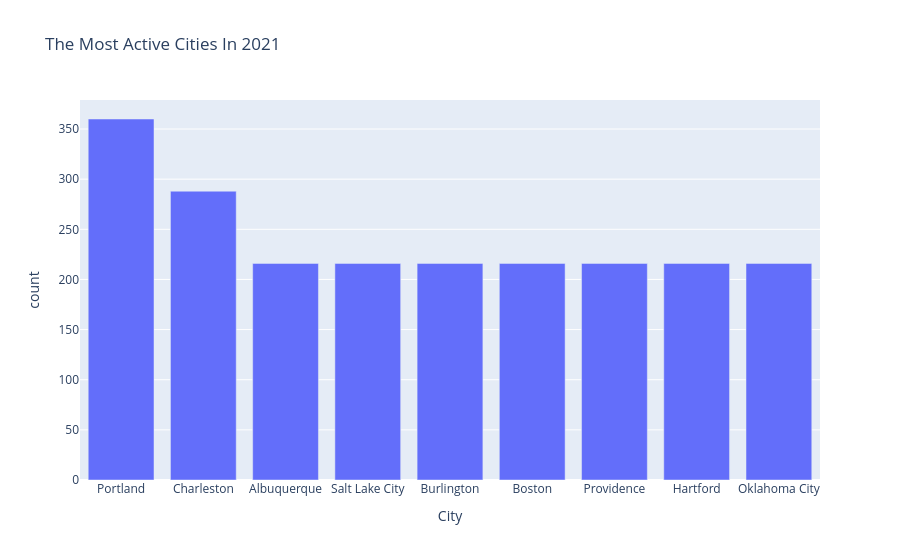

Notebook code for this chart:
### Code cell
city2021_fig = px.bar(city_2021 , x = 'City' , y = 'count' ,title = 'The Most Active Cities In 2021')
city2021_fig.show()

### Figure 1 — Plotly figure (JSON) as saved in the notebook; plotly's stock layout.template omitted (floating-point values rounded to 4 significant figures)
{"data": [{"alignmentgroup": "True", "hovertemplate": "City=%{x}<br>count=%{y}<extra></extra>", "legendgroup": "", "marker": {"color": "#636efa", "pattern": {"shape": ""}}, "name": "", "offsetgroup": "", "orientation": "v", "showlegend": false, "textposition": "auto", "type": "bar", "x": ["Portland", "Charleston", "Albuquerque", "Salt Lake City", "Burlington", "Boston", "Providence", "Hartford", "Oklahoma City"], "xaxis": "x", "y": [360, 288, 216, 216, 216, 216, 216, 216, 216], "yaxis": "y"}], "layout": {"barmode": "relative", "legend": {"tracegroupgap": 0}, "title": {"text": "The Most Active Cities In 2021"}, "xaxis": {"anchor": "y", "domain": [0, 1], "title": {"text": "City"}}, "yaxis": {"anchor": "x", "domain": [0, 1], "title": {"text": "count"}}}}
